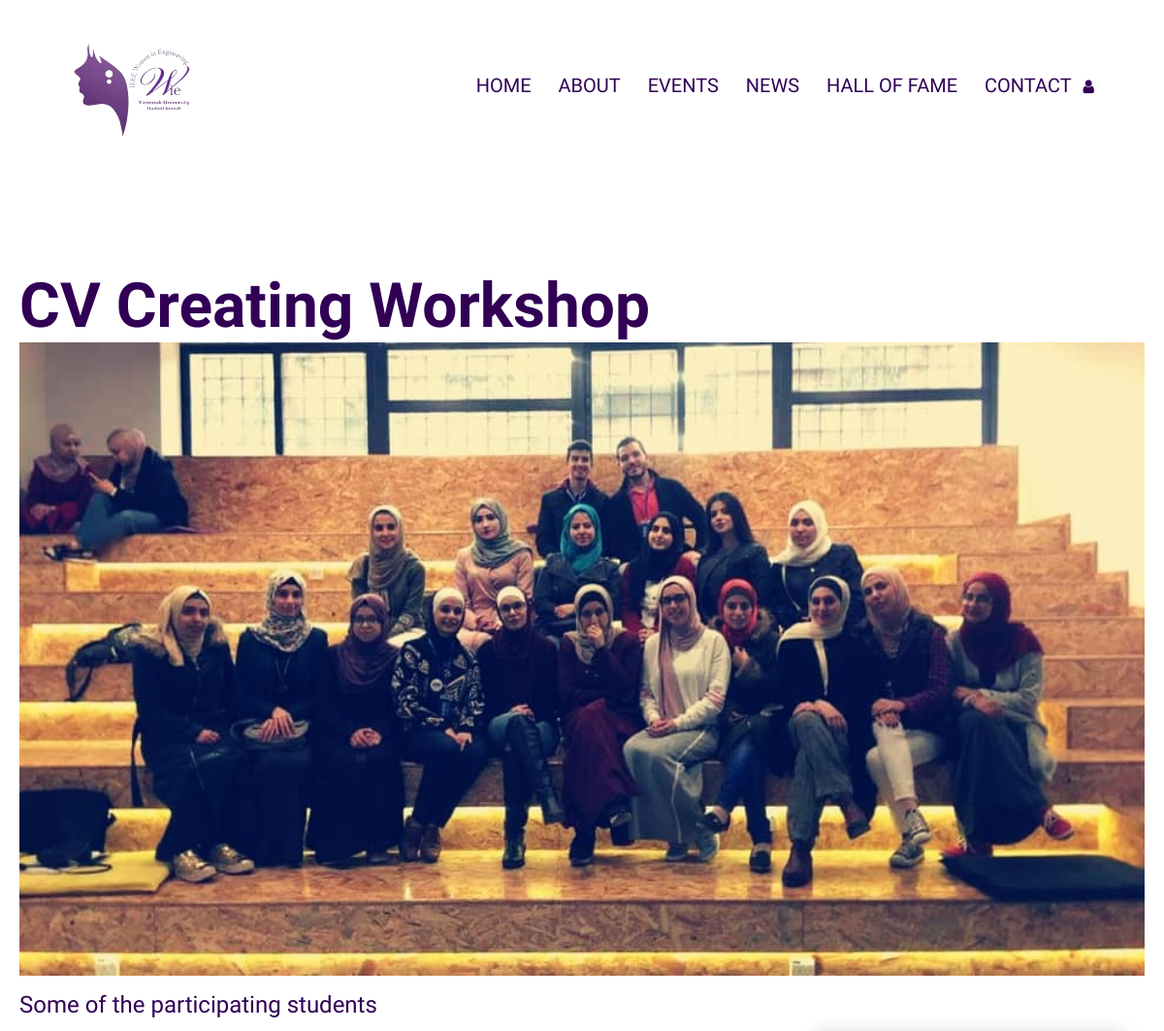
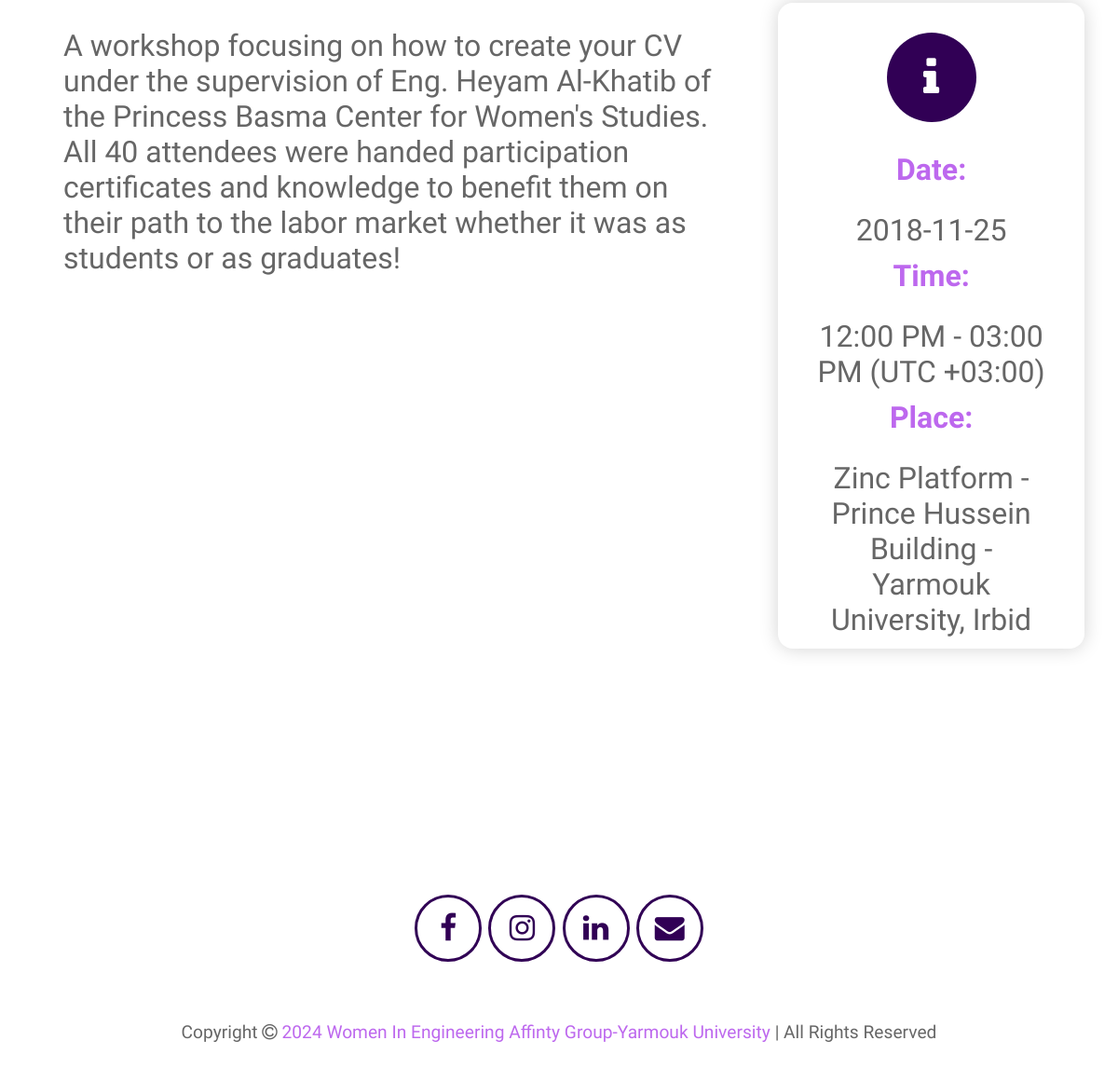
Screenshot of /view-event.php?event=1 with the database file from the repository (2 pictures, top to bottom).
### tables this page shows
CREATE TABLE IF NOT EXISTS `events` (
  `id` int NOT NULL AUTO_INCREMENT,
  `name` varchar(100) NOT NULL,
  `type` varchar(50) NOT NULL,
  `image` varchar(100) NOT NULL,
  `caption` varchar(100) NOT NULL,
  `date` date NOT NULL,
  `time` varchar(100) NOT NULL,
  `place` varchar(100) NOT NULL,
  `summary` varchar(2000) NOT NULL,
  PRIMARY KEY (`id`)
);

### view-event.php (the view, shortened to what this page needs)
<?php
include 'components/connection.php';
?>
<!DOCTYPE html>
<html lang="en">
<head>
    <link rel="stylesheet" href="https://cdnjs.cloudflare.com/ajax/libs/font-awesome/4.7.0/css/font-awesome.min.css">
    <link rel="stylesheet" href="style.css">
</head>
<body>
    <?php include 'components/header.php'; ?>
    <section class="details">
        <?php
        if (isset($_GET['event'])) {
            $eid = $_GET['event'];
            $view_event = $conn->prepare("SELECT * FROM `events` WHERE id = '$eid'");
            $view_event->execute();
            if ($view_event->rowCount() > 0) {
                while ($fetch_event = $view_event->fetch(PDO::FETCH_ASSOC)) {
        ?>
                    <h3><?php echo $fetch_event['name']; ?></h3>
                    <img src="events/<?php echo $fetch_event['image']; ?>" style="width:100%;" class="img"></img>
                    <p><?php echo $fetch_event['caption']; ?></p>
                    <div class="row">
                        <div class="summary-box">
                            <p><?php echo $fetch_event['summary']; ?></p>
                        </div>
                        <div class="box">
                            <i class="fa fa-info"></i>
                            <h3>Date:</h3>
                            <p><?php echo $fetch_event['date']; ?></p>
                            <h3>Time:</h3>
                            <p><?php echo $fetch_event['time']; ?></p>
                            <h3>Place:</h3>
                            <p><?php echo $fetch_event['place']; ?></p>
                        </div>
                    </div>
        <?php
                }
            }
        }
        ?>
    </section>
    <?php include 'components/footer.php'; ?>
</body>
</html>

### style.css (style rules this page uses)
* { margin: 0; padding: 0; box-sizing: border-box; font-family: 'Ysabeau Infant', sans-serif; scroll-behavior: smooth; }
:root { --dark: #310055; --light: #bd68ee; --primary: #fff; --secondary: #000; --box-shadow: 0 0 20px rgba(0, 0, 0, 0.178); }
section { padding: 100px 20px; }
.details h3 { font-size: 4rem; color: var(--dark); transition: .2s; }
.details p { width: 100%; font-size: 1.5rem; color: var(--dark); margin-top: 1rem; overflow-wrap: break-word; }
.details .row .box { height:auto; width: 30%; background: var(--primary); text-align: center; border-radius: 1rem; box-shadow: var(--box-shadow); margin: 1rem; cursor: pointer; }
.details .row .summary-box { height: auto; width: 70%; background: var(--primary); text-align: left; border-radius: 1rem; margin: 1rem; overflow-wrap: break-word; }
.details .row .box i { height: 6rem; width: 6rem; line-height: 6rem; text-align: center; border-radius: 50%; color: var(--primary); background: var(--dark); font-size: 3rem; margin: 2rem 0; transition: 0.2s; }
.details .row .box h3 { font-size: 2rem; color: var(--light); transition: .2s; }
.details .row .box p { font-size: 2rem; padding: .7rem 2rem; color: #666; }
.details .row .summary-box p { font-size: 2rem; padding: .7rem 2rem; color: #666; }
.details .row { display: flex; justify-content: center; align-items: top; }

### rows the page displays
events: name "CV Creating Workshop", image (picture), caption "Some of the participating students", summary "A workshop focusing on how to create your CV under the supervision of Eng. Heyam Al-Khatib of the Princess Basma Center for Women's Studies. All 40 attendees were handed participation certificates and knowledge to benefit them on their path to the labor market whether it was as students or as graduates!", date "2018-11-25", time "12:00 PM - 03:00 PM (UTC +03:00)", place "Zinc Platform - Prince Hussein Building - Yarmouk University, Irbid"
